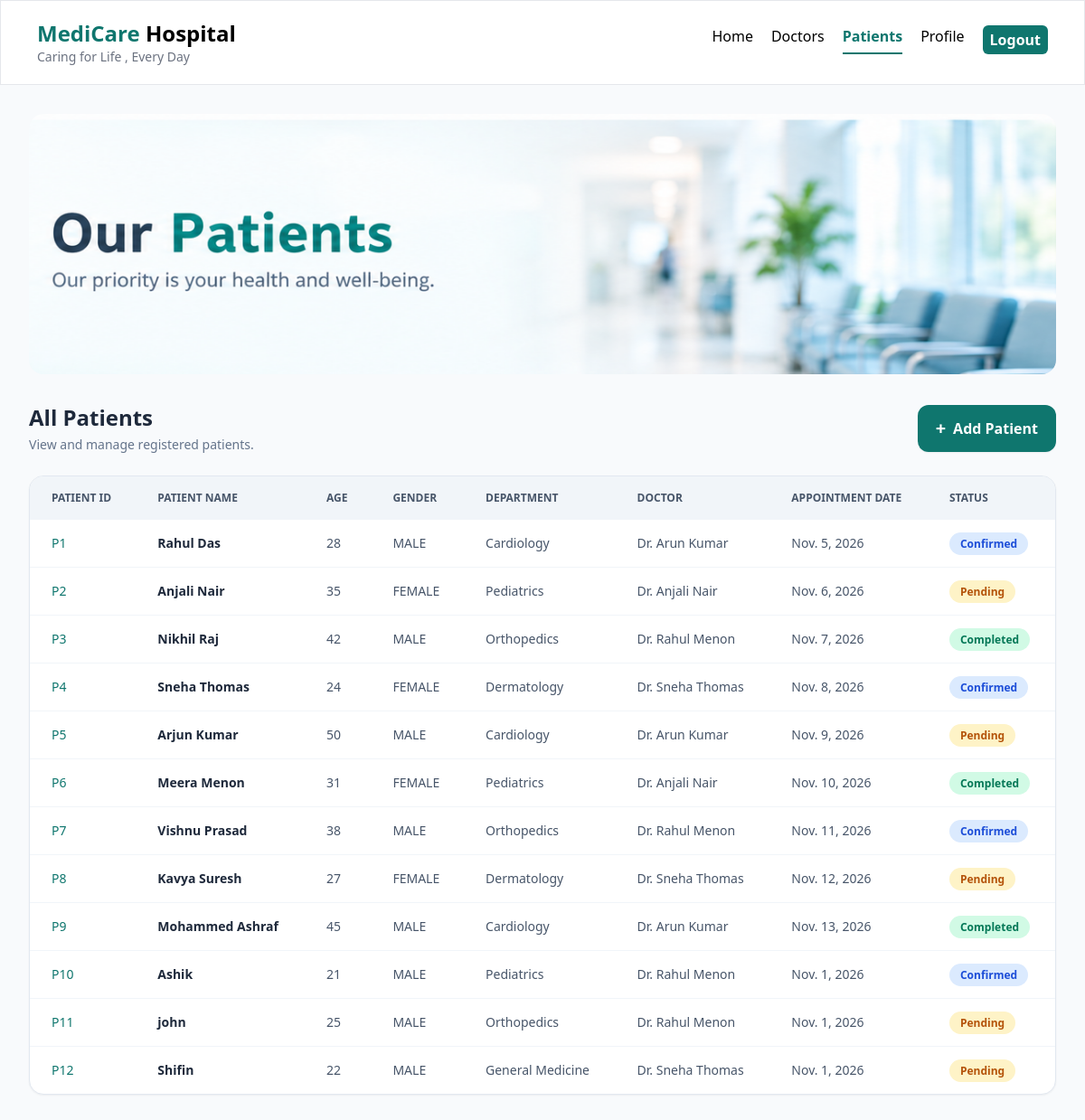
/patients/ (signed in), run on the app's committed database.
### hospital/models.py (models this page shows, shortened)
class Patients(models.Model) :
    name = models.CharField(max_length=100)
    age = models.IntegerField()
    gender = models.CharField(max_length=20, choices=GENDER_CHOICES)
    department = models.CharField(max_length=100)
    docter = models.ForeignKey(
        Docters ,
        on_delete=models.CASCADE ,
        related_name='patients'
    )
    appointment_date = models.DateField()
    status = models.CharField(max_length=100 ,
                              choices=STATUS_CHOICES ,
                              default='PENDING')

class Docters(models.Model) :
    id = models.BigAutoField( primary_key=True )
    name = models.CharField(max_length=80)
    department = models.CharField(max_length=100 )
    experience = models.IntegerField()
    qualifictaion = models.CharField(max_length=100)
    avilabilty = models.CharField(max_length=100)
    consultation_fee = models.IntegerField()
    image = models.URLField(max_length=500)

### hospital/views.py (the view)
# urls.py: path('patients/' , views.patients , name="patients"),
@login_required
def patients(request):
    patients = Patients.objects.all()
    return render(request , "patients.html" , {"patients" : patients})

### hospital/templates/patients.html (shortened to what this page needs)
{% extends 'base.html' %}
{% load static %}
{% block content %}
<div class="min-h-screen bg-slate-50 p-4 md:p-8">
    <div class="relative h-56 md:h-72 rounded-2xl overflow-hidden mb-8">
        <img
            src="{% static 'images/patients_banner.png' %}"
            alt="Patients Banner"
            class="w-full h-full object-cover"
        >
    </div>
    <div class="flex flex-col sm:flex-row justify-between sm:items-center gap-4 mb-6">
        <div>
            <h2 class="text-2xl font-bold text-slate-800">
                All Patients
            </h2>
            <p class="text-sm text-slate-500 mt-1">
                View and manage registered patients.
            </p>
        </div>
        <a
            href="{% url 'patient_register' %}"
            class="inline-flex items-center justify-center gap-2 bg-[#0F766E] hover:bg-teal-800 text-white px-5 py-3 rounded-xl font-semibold shadow-sm transition"
        >
            <span class="text-xl">+</span>
            Add Patient
        </a>
    </div>
    <div class="bg-white rounded-2xl border border-slate-200 shadow-sm overflow-hidden">
        <div class="overflow-x-auto">
            <table class="w-full text-sm text-left whitespace-nowrap">
                <thead class="bg-slate-100 text-slate-600 uppercase text-xs">
                    <tr>
                        <th class="px-6 py-4">Patient ID</th>
                        <th class="px-6 py-4">Patient Name</th>
                        <th class="px-6 py-4">Age</th>
                        <th class="px-6 py-4">Gender</th>
                        <th class="px-6 py-4">Department</th>
                        <th class="px-6 py-4">Doctor</th>
                        <th class="px-6 py-4">Appointment Date</th>
                        <th class="px-6 py-4">Status</th>
                    </tr>
                </thead>
                <tbody class="divide-y divide-slate-100">
                    {% for patient in patients %}
                    <tr class="hover:bg-slate-50 transition">
                        <td class="px-6 py-4 font-medium text-[#0F766E]">
                            P{{ patient.id }}
                        </td>
                        <td class="px-6 py-4 font-semibold text-slate-800">
                            {{ patient.name }}
                        </td>
                        <td class="px-6 py-4 text-slate-600">
                            {{ patient.age }}
                        </td>
                        <td class="px-6 py-4 text-slate-600">
                            {{ patient.gender }}
                        </td>
                        <td class="px-6 py-4 text-slate-600">
                            {{ patient.department }}
                        </td>
                        <td class="px-6 py-4 text-slate-600">
                            {{ patient.docter.name }}
                        </td>
                        <td class="px-6 py-4 text-slate-600">
                            {{ patient.appointment_date }}
                        </td>
                        <td class="px-6 py-4">
                            {% if patient.status == "COMPLETED" %}
                                <span class="bg-emerald-100 text-emerald-700 px-3 py-1 rounded-full text-xs font-semibold">
                                    Completed
                                </span>
                            {% elif patient.status == "CONFIRMED" %}
                                <span class="bg-blue-100 text-blue-700 px-3 py-1 rounded-full text-xs font-semibold">
                                    Confirmed
                                </span>
                            {% else %}
                                <span class="bg-amber-100 text-amber-700 px-3 py-1 rounded-full text-xs font-semibold">
                                    Pending
                                </span>
                            {% endif %}
                        </td>
                    </tr>
                    {% endfor %}
                </tbody>
            </table>
        </div>
    </div>
</div>
{% endblock %}

### hospital/templates/base.html (shortened to what this page needs)
{% load static %}
<!DOCTYPE html>
<html>
    <head>
        <script src="https://cdn.tailwindcss.com"></script>
    </head>
    <body class="w-full flex flex-col min-h-screen justify-between">
        <div>
        <header class="flex justify-between items-baseline sw-full border py-5 px-10">
            <div>
                <h1 class="text-2xl font-semibold"><span class="text-[#0F766E]">MediCare</span> Hospital</h1>
                <h3 class="text-sm text-gray-500">Caring for Life , Every Day</h3>
            </div>
            <nav class="flex gap-5">
                <a href="{% url 'home' %}"
                class="{% if request.resolver_match.url_name == 'home' %}text-[#0F766E] font-bold border-b-2 border-[#0F766E]{% endif %}">
                    Home
                </a>
                <a href="{% url 'doctors' %}"
                class="{% if request.resolver_match.url_name == 'doctors' %}text-[#0F766E] font-bold border-b-2 border-[#0F766E]{% endif %}">
                    Doctors
                </a>
                <a href="{% url 'patients' %}"
                class="{% if request.resolver_match.url_name == 'patients' %}text-[#0F766E] font-bold border-b-2 border-[#0F766E]{% endif %}">
                    Patients
                </a>
                <a href="{% url 'profile' %}"
                class="{% if request.resolver_match.url_name == 'profile' %}text-[#0F766E] font-bold border-b-2 border-[#0F766E]{% endif %}">
                    Profile
                </a>
                {% if user.is_authenticated %}
                    <form method="post" action="{% url 'logout' %}">
                        <button class="bg-[#0F766E] px-2 py-1 text-white font-semibold rounded-md">Logout</button>
                    </form>
                {% else %}
                    <a
                    class="bg-[#0F766E] px-2 py-1 text-white font-semibold rounded-md"
                    href="{% url 'login' %}">Login</a>
                {% endif %}
            </nav>
        </header>
        {% block content %}
        {% endblock %}
        </div>
    </body>
</html>

### data on the page
Patients: id "1", name "Rahul Das", age "28", gender "MALE", department "Cardiology", docter.name "Dr. Arun Kumar", appointment_date "Nov. 5, 2026", status "Confirmed"
Patients: id "2", name "Anjali Nair", age "35", gender "FEMALE", department "Pediatrics", docter.name "Dr. Anjali Nair", appointment_date "Nov. 6, 2026", status "Pending"
Patients: id "3", name "Nikhil Raj", age "42", gender "MALE", department "Orthopedics", docter.name "Dr. Rahul Menon", appointment_date "Nov. 7, 2026", status "Completed"
Patients: id "4", name "Sneha Thomas", age "24", gender "FEMALE", department "Dermatology", docter.name "Dr. Sneha Thomas", appointment_date "Nov. 8, 2026", status "Confirmed"
Patients: id "5", name "Arjun Kumar", age "50", gender "MALE", department "Cardiology", docter.name "Dr. Arun Kumar", appointment_date "Nov. 9, 2026", status "Pending"
Patients: id "6", name "Meera Menon", age "31", gender "FEMALE", department "Pediatrics", docter.name "Dr. Anjali Nair", appointment_date "Nov. 10, 2026", status "Completed"
Patients: id "7", name "Vishnu Prasad", age "38", gender "MALE", department "Orthopedics", docter.name "Dr. Rahul Menon", appointment_date "Nov. 11, 2026", status "Confirmed"
Patients: id "8", name "Kavya Suresh", age "27", gender "FEMALE", department "Dermatology", docter.name "Dr. Sneha Thomas", appointment_date "Nov. 12, 2026", status "Pending"
Patients: id "9", name "Mohammed Ashraf", age "45", gender "MALE", department "Cardiology", docter.name "Dr. Arun Kumar", appointment_date "Nov. 13, 2026", status "Completed"
Patients: id "10", name "Ashik", age "21", gender "MALE", department "Pediatrics", docter.name "Dr. Rahul Menon", appointment_date "Nov. 1, 2026", status "Confirmed"
Patients: id "11", name "john", age "25", gender "MALE", department "Orthopedics", docter.name "Dr. Rahul Menon", appointment_date "Nov. 1, 2026", status "Pending"
Patients: id "12", name "Shifin", age "22", gender "MALE", department "General Medicine", docter.name "Dr. Sneha Thomas", appointment_date "Nov. 1, 2026", status "Pending"
